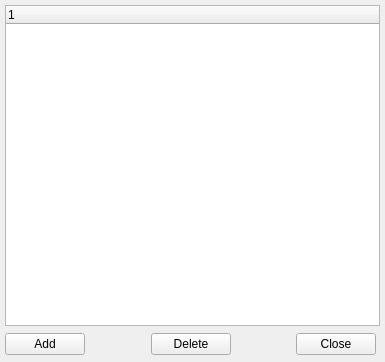
<?xml version="1.0" encoding="UTF-8"?>
<ui version="4.0">
 <class>PropertiesEditorWidget</class>
 <widget class="QWidget" name="PropertiesEditorWidget">
  <property name="geometry">
   <rect>
    <x>0</x>
    <y>0</y>
    <width>385</width>
    <height>362</height>
   </rect>
  </property>
  <property name="windowTitle">
   <string>Properties Editor</string>
  </property>
  <widget class="QTreeWidget" name="m_treeWidget">
   <property name="geometry">
    <rect>
     <x>5</x>
     <y>5</y>
     <width>375</width>
     <height>321</height>
    </rect>
   </property>
   <column>
    <property name="text">
     <string>1</string>
    </property>
   </column>
  </widget>
  <widget class="QWidget" name="layoutWidget">
   <property name="geometry">
    <rect>
     <x>5</x>
     <y>330</y>
     <width>371</width>
     <height>29</height>
    </rect>
   </property>
   <layout class="QGridLayout" name="gridLayout">
    <item row="0" column="0">
     <widget class="QPushButton" name="m_buttonAdd">
      <property name="text">
       <string>Add</string>
      </property>
     </widget>
    </item>
    <item row="0" column="1">
     <spacer name="horizontalSpacer">
      <property name="orientation">
       <enum>Qt::Horizontal</enum>
      </property>
      <property name="sizeHint" stdset="0">
       <size>
        <width>40</width>
        <height>20</height>
       </size>
      </property>
     </spacer>
    </item>
    <item row="0" column="2">
     <widget class="QPushButton" name="m_buttonDelete">
      <property name="text">
       <string>Delete</string>
      </property>
     </widget>
    </item>
    <item row="0" column="3">
     <spacer name="horizontalSpacer_2">
      <property name="orientation">
       <enum>Qt::Horizontal</enum>
      </property>
      <property name="sizeHint" stdset="0">
       <size>
        <width>40</width>
        <height>20</height>
       </size>
      </property>
     </spacer>
    </item>
    <item row="0" column="4">
     <widget class="QPushButton" name="m_buttonClose">
      <property name="text">
       <string>Close</string>
      </property>
     </widget>
    </item>
   </layout>
  </widget>
 </widget>
 <resources/>
 <connections>
  <connection>
   <sender>m_buttonDelete</sender>
   <signal>clicked()</signal>
   <receiver>PropertiesEditorWidget</receiver>
   <slot>deleteItem()</slot>
   <hints>
    <hint type="sourcelabel">
     <x>227</x>
     <y>356</y>
    </hint>
    <hint type="destinationlabel">
     <x>318</x>
     <y>358</y>
    </hint>
   </hints>
  </connection>
  <connection>
   <sender>m_buttonAdd</sender>
   <signal>clicked()</signal>
   <receiver>PropertiesEditorWidget</receiver>
   <slot>addItem()</slot>
   <hints>
    <hint type="sourcelabel">
     <x>63</x>
     <y>356</y>
    </hint>
    <hint type="destinationlabel">
     <x>6</x>
     <y>361</y>
    </hint>
   </hints>
  </connection>
  <connection>
   <sender>m_buttonClose</sender>
   <signal>clicked()</signal>
   <receiver>PropertiesEditorWidget</receiver>
   <slot>closeEditor()</slot>
   <hints>
    <hint type="sourcelabel">
     <x>346</x>
     <y>341</y>
    </hint>
    <hint type="destinationlabel">
     <x>387</x>
     <y>307</y>
    </hint>
   </hints>
  </connection>
 </connections>
 <slots>
  <slot>deleteItem()</slot>
  <slot>addItem()</slot>
  <slot>closeEditor()</slot>
 </slots>
</ui>
